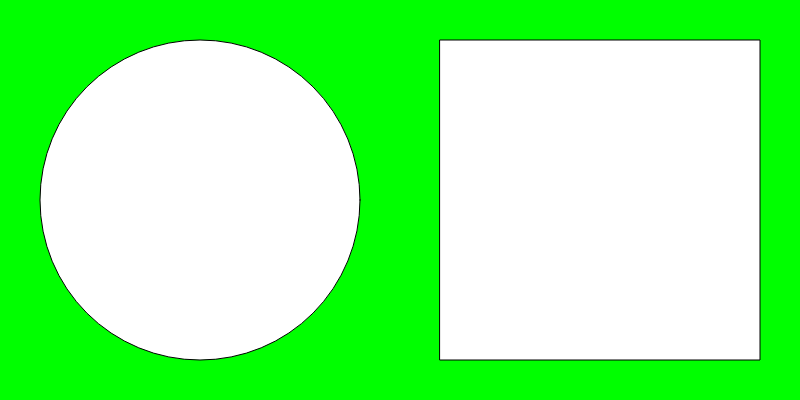
Frame 1 (no input)
Frame 60 (no input): identical to frame 1, image omitted
Frame 120 (the mouse pressed at the canvas centre since frame 60): identical to frame 1, image omitted

The p5.js sketch that drew this single still picture (run headless with seeded random() and noise() and a simulated clock; from frame 60 on, the mouse is pressed at the canvas centre):

// p5.js sketch
// ── sketch.js
function setup() {
  createCanvas(800, 400);
}

function draw() {
  background(0, 255, 0);
  circle(200, 200, 320);
  square(440, 40, 320);
}
